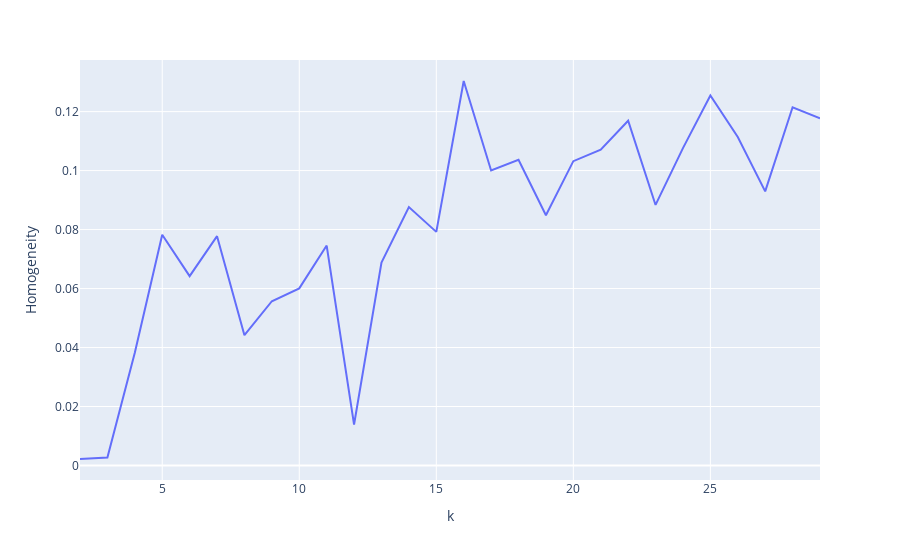

This figure's notebook cell:
### Code cell
fig = px.line(df, x='k', y='Homogeneity')
fig.show()

### Figure 1 — Plotly figure (JSON) as saved in the notebook; plotly's stock layout.template omitted (floating-point values rounded to 4 significant figures)
{"data": [{"hovertemplate": "k=%{x}<br>Homogeneity=%{y}<extra></extra>", "legendgroup": "", "line": {"color": "#636efa", "dash": "solid"}, "mode": "lines", "name": "", "orientation": "v", "showlegend": false, "type": "scatter", "x": [2, 3, 4, 5, 6, 7, 8, 9, 10, 11, 12, 13, 14, 15, 16, 17, 18, 19, 20, 21, 22, 23, 24, 25, 26, 27, 28, 29], "xaxis": "x", "y": [0.002201, 0.002674, 0.0382, 0.07823, 0.0642, 0.07777, 0.04417, 0.0557, 0.06005, 0.07459, 0.01389, 0.06882, 0.08763, 0.07922, 0.1304, 0.1, 0.1037, 0.08486, 0.1032, 0.1071, 0.1169, 0.08835, 0.1076, 0.1254, 0.1114, 0.09294, 0.1215, 0.1177], "yaxis": "y"}], "layout": {"legend": {"tracegroupgap": 0}, "margin": {"t": 60}, "xaxis": {"anchor": "y", "domain": [0, 1], "title": {"text": "k"}}, "yaxis": {"anchor": "x", "domain": [0, 1], "title": {"text": "Homogeneity"}}}}
